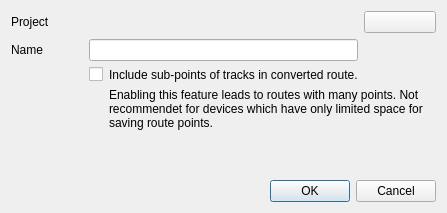
<?xml version="1.0" encoding="UTF-8"?>
<ui version="4.0">
 <class>ITrkToRteDialog</class>
 <widget class="QDialog" name="ITrkToRteDialog">
  <property name="geometry">
   <rect>
    <x>0</x>
    <y>0</y>
    <width>447</width>
    <height>213</height>
   </rect>
  </property>
  <property name="windowTitle">
   <string>Convert to Route</string>
  </property>
  <layout class="QVBoxLayout" name="verticalLayout">
   <item>
    <layout class="QGridLayout" name="gridLayout">
     <item row="0" column="0">
      <widget class="QLabel" name="labelProject">
       <property name="text">
        <string>Project</string>
       </property>
      </widget>
     </item>
     <item row="0" column="1" colspan="2">
      <widget class="QLabel" name="labelProjectName">
       <property name="text">
        <string/>
       </property>
      </widget>
     </item>
     <item row="0" column="3">
      <widget class="QPushButton" name="pushButtonProject">
       <property name="toolTip">
        <string>Change Project</string>
       </property>
       <property name="text">
        <string/>
       </property>
       <property name="icon">
        <iconset resource="../../resources.qrc">
         <normaloff>:/icons/32x32/GpxProject.png</normaloff>:/icons/32x32/GpxProject.png</iconset>
       </property>
      </widget>
     </item>
     <item row="1" column="0">
      <widget class="QLabel" name="labeName">
       <property name="text">
        <string>Name</string>
       </property>
      </widget>
     </item>
     <item row="1" column="1" colspan="2">
      <widget class="QLineEdit" name="lineEditRouteName"/>
     </item>
     <item row="2" column="1">
      <widget class="QCheckBox" name="checkBoxSubPoints">
       <property name="sizePolicy">
        <sizepolicy hsizetype="Maximum" vsizetype="Minimum">
         <horstretch>0</horstretch>
         <verstretch>0</verstretch>
        </sizepolicy>
       </property>
       <property name="text">
        <string/>
       </property>
      </widget>
     </item>
     <item row="2" column="2">
      <widget class="QLabel" name="label">
       <property name="text">
        <string>Include sub-points of tracks in converted route.</string>
       </property>
      </widget>
     </item>
     <item row="3" column="2" colspan="2">
      <widget class="QLabel" name="labelComment">
       <property name="sizePolicy">
        <sizepolicy hsizetype="Preferred" vsizetype="Preferred">
         <horstretch>0</horstretch>
         <verstretch>0</verstretch>
        </sizepolicy>
       </property>
       <property name="text">
        <string>Enabling this feature leads to routes with many points. Not recommendet for devices which have only limited space for saving route points.</string>
       </property>
       <property name="wordWrap">
        <bool>true</bool>
       </property>
       <property name="margin">
        <number>0</number>
       </property>
      </widget>
     </item>
    </layout>
   </item>
   <item>
    <spacer name="verticalSpacer">
     <property name="orientation">
      <enum>Qt::Vertical</enum>
     </property>
     <property name="sizeHint" stdset="0">
      <size>
       <width>20</width>
       <height>40</height>
      </size>
     </property>
    </spacer>
   </item>
   <item>
    <widget class="QDialogButtonBox" name="buttonBox">
     <property name="orientation">
      <enum>Qt::Horizontal</enum>
     </property>
     <property name="standardButtons">
      <set>QDialogButtonBox::Cancel|QDialogButtonBox::Ok</set>
     </property>
    </widget>
   </item>
  </layout>
 </widget>
 <resources>
  <include location="../../resources.qrc"/>
  <include location="../../resources.qrc"/>
 </resources>
 <connections>
  <connection>
   <sender>buttonBox</sender>
   <signal>accepted()</signal>
   <receiver>ITrkToRteDialog</receiver>
   <slot>accept()</slot>
   <hints>
    <hint type="sourcelabel">
     <x>248</x>
     <y>254</y>
    </hint>
    <hint type="destinationlabel">
     <x>157</x>
     <y>274</y>
    </hint>
   </hints>
  </connection>
  <connection>
   <sender>buttonBox</sender>
   <signal>rejected()</signal>
   <receiver>ITrkToRteDialog</receiver>
   <slot>reject()</slot>
   <hints>
    <hint type="sourcelabel">
     <x>316</x>
     <y>260</y>
    </hint>
    <hint type="destinationlabel">
     <x>286</x>
     <y>274</y>
    </hint>
   </hints>
  </connection>
 </connections>
</ui>
